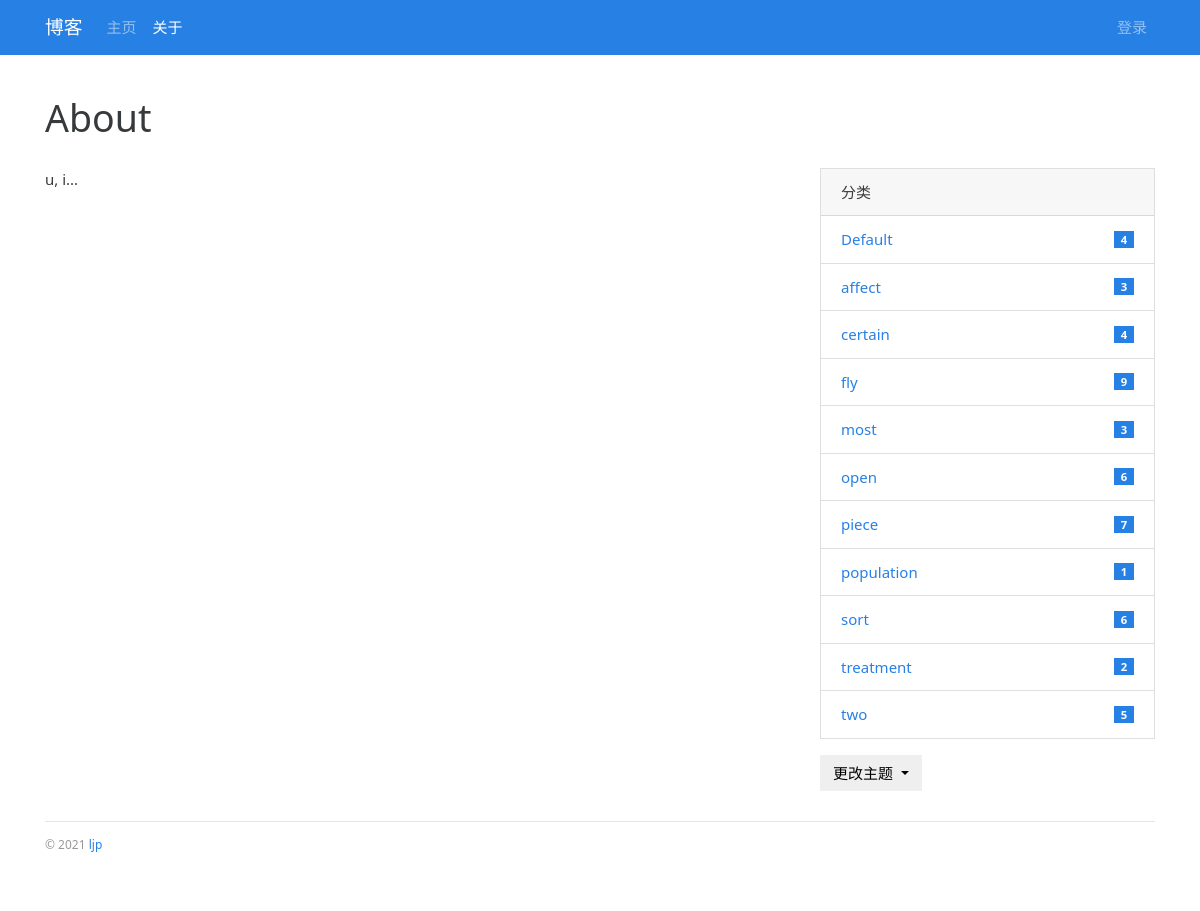
Before: /about with the older database file.
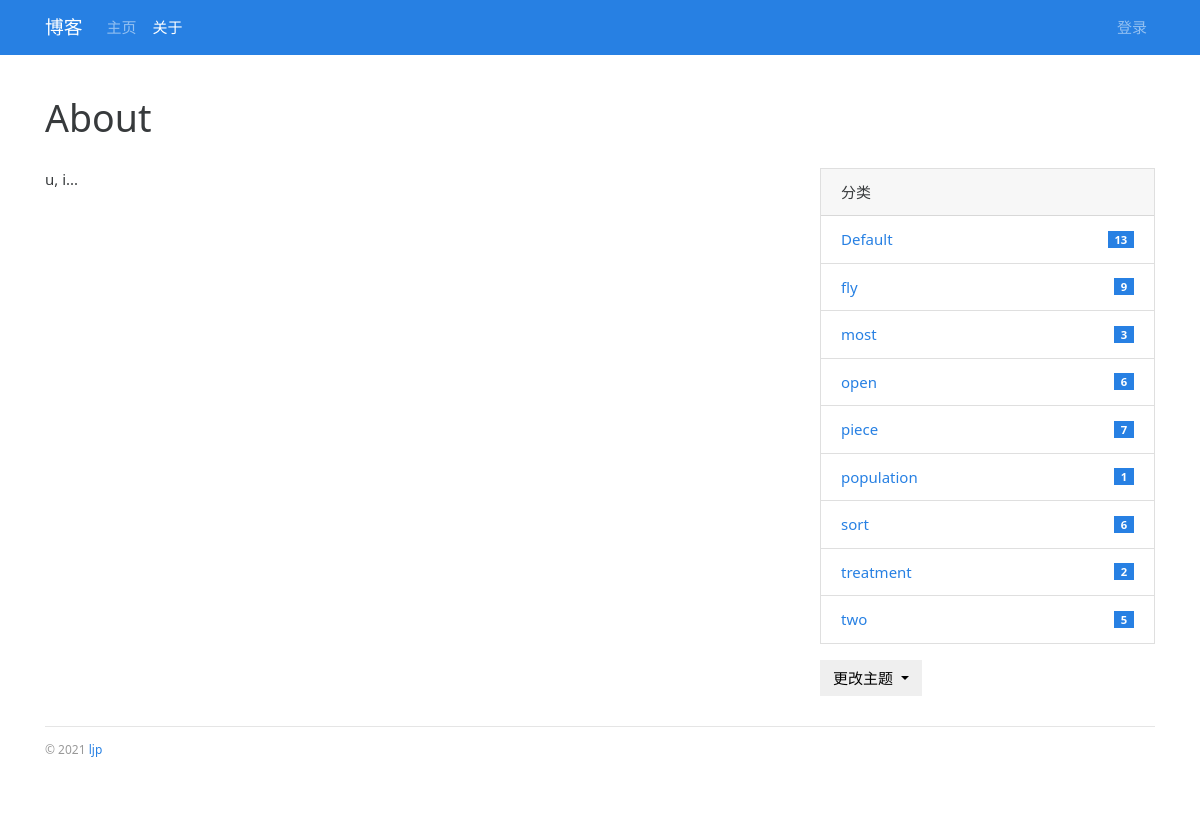
After: the same page with the newer database file.
### myblog/models.py (models this page shows, shortened)
class Category(db.Model):
    id=db.Column(db.Integer,primary_key=True)
    name=db.Column(db.String(30),unique=True)
    posts=db.relationship('Post',back_populates='category')

### myblog/blueprints/blog.py (the view)
@blog_bp.route('/about')
def about():
    return render_template('blog/about.html')

### myblog/__init__.py (called while the page is built)
def register_template_context(app):
    @app.context_processor
    def make_template_context():
        admin=Admin.query.first()
        categories=Category.query.order_by(Category.name).all()
        links=Link.query.order_by(Link.name).all()
        return dict(
            admin=admin,categories=categories,
            links=links
        )

def register_request_handlers(app):
    @app.after_request
    def query_profiler(response):
        for q in get_debug_queries():
            if q.duration >= app.config['BLUELOG_SLOW_QUERY_THRESHOLD']:
                app.logger.warning(
                    'Slow query: Duration: %fs\n Context: %s\nQuery: %s\n '
                    % (q.duration, q.context, q.statement)
                )
        return response

### myblog/templates/blog/about.html (shortened to what this page needs)
{% extends 'base.html' %}
{% block content %}
    <div class="page-header">
        <h1>About</h1>
    </div>
    <div class="row">
        <div class="col-sm-8">
            {{ admin.about|safe }}
        </div>
        <div class="col-sm-4 sidebar">
            {% include "blog/_sidebar.html" %}
        </div>
    </div>
{% endblock %}

### myblog/templates/blog/_sidebar.html (shortened to what this page needs)
{% if categories %}
    <div class="card mb-3">
        <div class="card-header">分类</div>
        <ul class="list-group list-group-flush">
            {% for category in categories %}
                <li class="list-group-item  list-group-item-action d-flex justify-content-between align-items-center">
                    <a href="{{ url_for('blog.show_category_by_name', name=category.name) }}">
                        {{ category.name }}
                    </a>
                    <span class="badge badge-primary badge-pill"> {{ category.posts|length }}</span>
                </li>
            {% endfor %}
        </ul>
    </div>
{% endif %}
<div class="dropdown">
    <button class="btn btn-default dropdown-toggle" type="button" id="dropdownMenuButton"
            data-toggle="dropdown" aria-haspopup="true" aria-expanded="false">
        更改主题
    </button>
</div>

Changed rows visible on the page:
removed Category: name "affect", posts|length "3"
removed Category: name "certain", posts|length "4"
computed for Category "Default": posts|length "4" → "13"
